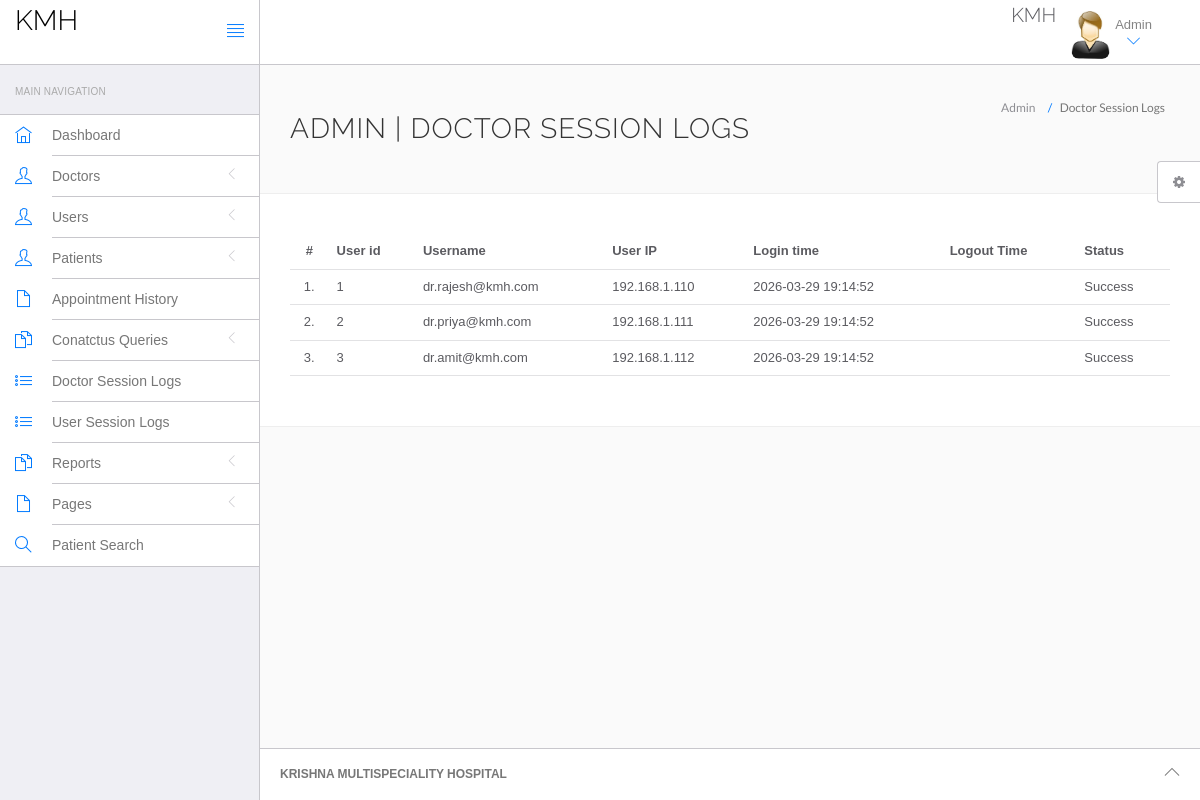
/hms/admin/doctor-logs.php (signed in), run on the app's committed database.
### tables this page shows
CREATE TABLE IF NOT EXISTS `doctorslog` (
  `id` int(11) NOT NULL AUTO_INCREMENT,
  `uid` int(11) DEFAULT NULL,
  `username` varchar(255) NOT NULL,
  `userip` varchar(255) NOT NULL,
  `loginTime` timestamp NOT NULL DEFAULT CURRENT_TIMESTAMP,
  `logout` varchar(255) DEFAULT NULL,
  `status` int(11) NOT NULL,
  PRIMARY KEY (`id`)
);

### hms/admin/doctor-logs.php (the view, shortened to what this page needs)
<?php
include('include/config.php');
if(strlen($_SESSION['id']==0)) {
 header('location:logout.php');
  } else{
?>
<!DOCTYPE html>
<html lang="en">
	<head>
		<link rel="stylesheet" href="vendor/bootstrap/css/bootstrap.min.css">
		<link rel="stylesheet" href="vendor/fontawesome/css/font-awesome.min.css">
		<link rel="stylesheet" href="vendor/themify-icons/themify-icons.min.css">
		<link href="vendor/animate.css/animate.min.css" rel="stylesheet" media="screen">
		<link href="vendor/perfect-scrollbar/perfect-scrollbar.min.css" rel="stylesheet" media="screen">
		<link href="vendor/switchery/switchery.min.css" rel="stylesheet" media="screen">
		<link href="vendor/bootstrap-touchspin/jquery.bootstrap-touchspin.min.css" rel="stylesheet" media="screen">
		<link href="vendor/select2/select2.min.css" rel="stylesheet" media="screen">
		<link href="vendor/bootstrap-datepicker/bootstrap-datepicker3.standalone.min.css" rel="stylesheet" media="screen">
		<link href="vendor/bootstrap-timepicker/bootstrap-timepicker.min.css" rel="stylesheet" media="screen">
		<link rel="stylesheet" href="assets/css/styles.css">
		<link rel="stylesheet" href="assets/css/plugins.css">
		<link rel="stylesheet" href="assets/css/themes/theme-1.css" id="skin_color" />
	</head>
	<body>
		<div id="app">
<?php include('include/sidebar.php');?>
			<div class="app-content">
					<?php include('include/header.php');?>
				<div class="main-content" >
					<div class="wrap-content container" id="container">
						<section id="page-title">
							<div class="row">
								<div class="col-sm-8">
									<h1 class="mainTitle">Admin  | Doctor Session Logs</h1>
																	</div>
								<ol class="breadcrumb">
									<li>
										<span>Admin </span>
									</li>
									<li class="active">
										<span>Doctor Session Logs</span>
									</li>
								</ol>
							</div>
						</section>
						<div class="container-fluid container-fullw bg-white">
									<div class="row">
								<div class="col-md-12">
									<table class="table table-hover" id="sample-table-1">
										<thead>
											<tr>
												<th class="center">#</th>
												<th class="hidden-xs">User id</th>
												<th>Username</th>
												<th>User IP</th>
												<th>Login time</th>
												<th>Logout Time </th>
												<th> Status </th>
											</tr>
										</thead>
										<tbody>
<?php
$sql=mysqli_query($con,"select * from doctorslog ");
$cnt=1;
while($row=mysqli_fetch_array($sql))
{
?>
											<tr>
												<td class="center"><?php echo $cnt;?>.</td>
												<td class="hidden-xs"><?php echo $row['uid'];?></td>
												<td class="hidden-xs"><?php echo $row['username'];?></td>
												<td><?php echo $row['userip'];?></td>
												<td><?php echo $row['loginTime'];?></td>
												<td><?php echo $row['logout'];?>
												</td>
												<td>
<?php if($row['status']==1)
{
	echo "Success";
}
else
{
	echo "Failed";
}?>
</td>
											</tr>
											<?php
$cnt=$cnt+1;
											 }?>
										</tbody>
									</table>
								</div>
							</div>
								</div>
					</div>
				</div>
			</div>
	<?php include('include/footer.php');?>
	<?php include('include/setting.php');?>
		</div>
	</body>
</html>
<?php } ?>

### hms/admin/assets/css/themes/theme-1.css (style rules this page uses)
body { background: #FAFAFA; }

### data on the page
doctorslog: uid "1", username "dr.rajesh@kmh.com", userip "192.168.1.110", loginTime "2026-03-29 19:14:52", status "Success"
doctorslog: uid "2", username "dr.priya@kmh.com", userip "192.168.1.111", loginTime "2026-03-29 19:14:52", status "Success"
doctorslog: uid "3", username "dr.amit@kmh.com", userip "192.168.1.112", loginTime "2026-03-29 19:14:52", status "Success"
